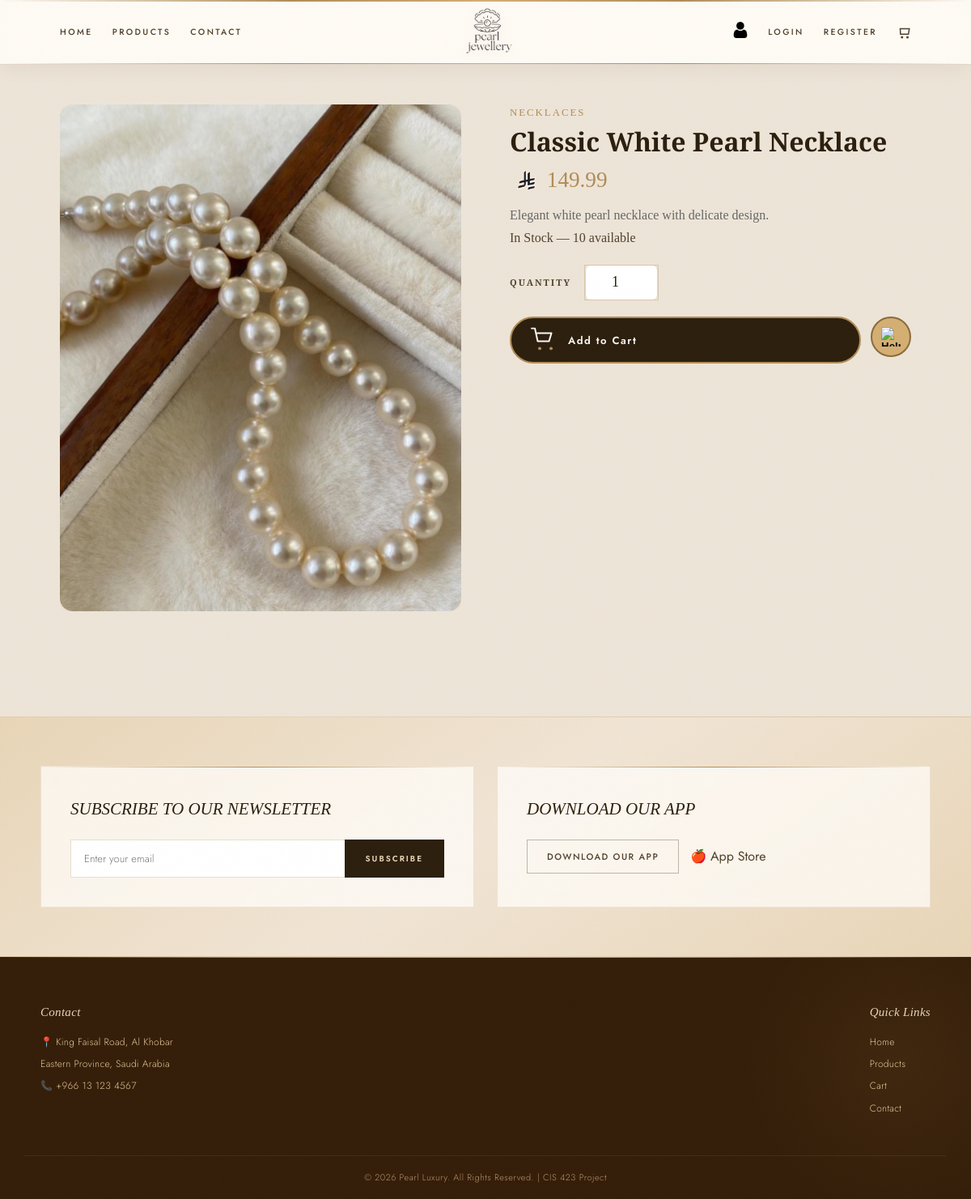
Screenshot of /product.php?id=1 with the database file from the repository.
### tables this page shows
CREATE TABLE IF NOT EXISTS products (
  product_id int NOT NULL AUTO_INCREMENT,
  name varchar(150) NOT NULL,
  description longtext,
  price decimal(10,2) NOT NULL,
  image varchar(255),
  category varchar(100) DEFAULT 'Pearl Jewelry',
  stock int DEFAULT 0,
  material varchar(100) DEFAULT 'Genuine Freshwater Pearl',
  metal varchar(100) DEFAULT 'Sterling Silver 925',
  authenticity varchar(200) DEFAULT 'Certified Genuine • 100% Authentic',
  dimensions varchar(100),
  weight varchar(50),
  pearl_size varchar(50) DEFAULT '8-10mm',
  care_instructions longtext,
  created_at timestamp DEFAULT CURRENT_TIMESTAMP,
  added_by int DEFAULT NULL,
  PRIMARY KEY (product_id),
  KEY idx_name (name),
  KEY idx_category (category),
  KEY idx_price (price),
  KEY added_by (added_by),
  FOREIGN KEY (added_by) REFERENCES admins (admin_id) ON DELETE SET NULL
);

### product.php (the view, shortened to what this page needs)
<?php
require_once 'currency_helper.php';
$product_id = isset($_GET['id']) ? intval($_GET['id']) : 0;
include 'includes/header.php';
try {
    $sql = "SELECT * FROM products WHERE product_id = :pid";
    $statement = $pdo->prepare($sql);
    $statement->bindValue(':pid', $product_id);
    $statement->execute();
    $product = $statement->fetch();
}
catch (PDOException $e) {
    die($e->getMessage());
}
$images = array_filter(array_map('trim', explode(',', $product['image'])));
$images = array_values($images);
$isAdmin = isset($_SESSION['admin_logged_in']) && $_SESSION['admin_logged_in'] === true;
?>
<link rel="stylesheet" href="css/style.css">
<div class="pd-wrap">
<div class="pd-layout">
  <div class="pd-image-wrap" style="position: relative;">
    <div class="pd-gallery" id="pdGallery">
      <?php foreach ($images as $i => $img): ?>
        <img class="pd-image-main pd-gallery-img <?php echo $i === 0 ? 'active' : ''; ?>"
             src="images/<?php echo htmlspecialchars($img); ?>"
             data-index="<?php echo $i; ?>"
             onerror="this.src='https://via.placeholder.com/600x600/f5ebe0/b08d57?text=Pearl'">
      <?php endforeach; ?>
    </div>
  </div>
  <div class="pd-info">
    <div class="pd-category"><?php echo htmlspecialchars($product['category']); ?></div>
    <h1 class="pd-name"><?php echo htmlspecialchars($product['name']); ?></h1>
    <div class="pd-price"><?php echo formatPrice($product['price']); ?></div>
    <p class="pd-description"><?php echo htmlspecialchars($product['description']); ?></p>
    <span class="pd-stock in-stock">
      In Stock — <?php echo intval($product['stock']); ?> available
    </span>
    <form method="POST" id="addToCartForm">
      <?php if (!$isAdmin): ?>
      <div class="pd-qty-row">
        <span class="pd-qty-label">Quantity</span>
        <div class="pd-qty-control">
          <input type="number" name="quantity" id="quantity" class="pd-qty-input"
                 min="1" max="<?php echo $product['stock']; ?>" value="1">
        </div>
      </div>
      <?php endif; ?>
      <div class="pd-actions">
        <?php if ($isAdmin): ?>
          <div class="pd-msg" style="background:#fff3cd; color:#856404; padding:14px 18px; border-radius:8px; border:1px solid #ffe69c; font-size:14px;">
            👁️ <strong>Admin Mode</strong> • Read-only access to product catalog
          </div>
        <?php elseif ($product['stock'] > 0): ?>
          <button type="submit" name="add_to_cart" id="cartBtn" class="pd-btn pd-btn-cart cart-anim-btn">
            <div class="cart-icon-wrap">
              <svg width="34" height="28" viewBox="0 0 34 28" fill="none">
                <circle cx="11" cy="26" r="2" fill="#B08D57"/>
                <circle cx="25" cy="26" r="2" fill="#B08D57"/>
                <path d="M1 1h4l3.5 16h14l3-10H8" stroke="#FAF7F2" stroke-width="2" stroke-linecap="round" stroke-linejoin="round"/>
              </svg>
            </div>
            <span class="cart-label label-default">Add to Cart</span>
          </button>
        <?php else: ?>
          <button class="pd-btn pd-btn-cart" disabled style="opacity:0.5; cursor:not-allowed;">
            Out of Stock
          </button>
        <?php endif; ?>
        <button type="button" class="pd-btn pd-btn-help" onclick="openHelpModal()">
          <img src="images/help.png" alt="Help" class="help-btn-img">
        </button>
      </div>
    </form>
  </div>
</div>
</div>
<?php include 'includes/footer.php'; ?>

### currency_helper.php (shortened to what this page needs)
<?php
function formatPrice($amount, $decimals = 2) {
    $formatted = number_format($amount, $decimals);
    return '<span class="price-with-sar"><img src="images/SAR.webp" alt="SAR" class="currency-icon" title="Saudi Riyal">' . $formatted . '</span>';
}
?>

### style.css (style rules this page uses)
:root { --color-gold: #B08D57; --color-gold-light: #D4AF72; --color-gold-pale: #EDD89A; --color-gold-dark: #8A6B3A; --color-brown-dark: #1E1209; --color-brown-deeper: #2C1F0E; --color-brown-mid: #50412A; --color-brown-soft: #7A6250; --color-ivory: #FFFDF9; --color-ivory-warm: #FAF7F2; --color-ivory-mid: #F0E4D4; --color-ivory-dark: #E8D5B7; --color-parchment: #EDE4D8; --color-success: #4E7040; --color-success-dark: #3B5530; --color-danger: #7A2E2E; --color-danger-dark: #5F2020; --color-warning: #C9A96E; --shadow-gold: rgba(176, 141, 87, 0.20); --shadow-deep: rgba(30, 18, 9, 0.14); --shadow-soft: rgba(30, 18, 9, 0.06); --shadow-deep-hover: rgba(30, 18, 9, 0.35); --font-serif: 'Cormorant Garamond', serif; --font-sans: 'Jost', sans-serif; --font-weight-light: 300; --font-weight-normal: 400; --font-weight-medium: 500; --font-weight-semibold: 600; --font-weight-bold: 700; --ease-out: cubic-bezier(0.4, 0, 0.2, 1); --ease-spring: cubic-bezier(0.34, 1.56, 0.64, 1); --ease-bounce: cubic-bezier(0.68, -0.55, 0.265, 1.55); --duration-fast: 0.22s; --duration-mid: 0.38s; --duration-slow: 0.55s; --space-xs: 4px; --space-sm: 8px; --space-md: 12px; --space-lg: 16px; --space-xl: 24px; --space-2xl: 32px; --space-3xl: 48px; --space-4xl: 60px; --radius-none: 0px; --radius-sm: 3px; --radius-md: 8px; --radius-lg: 16px; --radius-full: 50%; }
*, *::before, *::after { margin: 0; padding: 0; box-sizing: border-box; }
html { scroll-behavior: smooth; -webkit-font-smoothing: antialiased; -moz-osx-font-smoothing: grayscale; }
body { font-family: var(--font-sans); background: var(--color-parchment); color: var(--color-brown-mid); line-height: 1.6; overflow-x: hidden; }
body::before { content: ''; position: fixed; inset: 0; pointer-events: none; z-index: 9999; opacity: 0.55; }
img { display: block; max-width: 100%; height: auto; }
.pd-wrap { max-width: 1100px; margin: 50px auto; padding: 0 24px 80px; font-family: var(--font-serif); }
.pd-layout { display: grid; grid-template-columns: 1fr 1fr; gap: 60px; }
.pd-image-main { width: 100%; border-radius: var(--radius-lg); box-shadow: 0 8px 40px rgba(176, 141, 87, 0.15); }
.pd-category { font-size: 0.8rem; color: var(--color-gold); letter-spacing: 2px; text-transform: uppercase; }
.pd-name { font-size: 2rem; color: var(--color-brown-deeper); }
.pd-price { font-size: 1.7rem; color: var(--color-gold); }
.pd-description { color: #666; line-height: 1.8; }
.pd-qty-row { display: flex; align-items: center; gap: 16px; margin: 20px 0; }
.pd-qty-label { font-size: 11px; text-transform: uppercase; letter-spacing: 2px; color: var(--color-brown-mid); font-weight: var(--font-weight-semibold); }
.pd-qty-control { display: flex; align-items: center; border: 1px solid rgba(176, 141, 87, 0.35); width: fit-content; }
.pd-qty-input { width: 50px; text-align: center; border: none; border-left: 1px solid rgba(176, 141, 87, 0.35); border-right: 1px solid rgba(176, 141, 87, 0.35); font-family: var(--font-serif); font-size: 14px; color: var(--color-brown-deeper); }
.pd-actions { display: flex; gap: var(--space-md); margin-top: 20px; flex-wrap: wrap; }
.pd-btn { padding: 14px 28px; border: none; border-radius: var(--radius-md); cursor: pointer; font-weight: var(--font-weight-semibold); display: inline-flex; align-items: center; justify-content: center; gap: 8px; position: relative; overflow: hidden; transition: all var(--duration-fast); }
.pd-btn-cart { background: var(--color-brown-deeper); color: white; flex: 1; min-width: 150px; }
.pd-btn-help { width: 50px; height: 50px; padding: 0; background: var(--color-gold-light); border: 2px solid var(--color-gold-dark); border-radius: 50%; cursor: pointer; transition: all 0.3s ease; display: flex; align-items: center; justify-content: center; }
.help-btn-img { width: 24px; height: 24px; }
.currency-icon { height: 1.2em; width: auto; vertical-align: middle; margin-right: 5px; }
.price-with-sar { display: inline-flex; align-items: center; white-space: nowrap; }

### rows the page displays
products: image (picture), category "NECKLACES", name "Classic White Pearl Necklace", price "149.99", description "Elegant white pearl necklace with delicate design.", stock "10"
